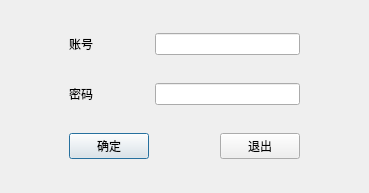
<?xml version="1.0" encoding="UTF-8"?>
<ui version="4.0">
 <class>TDialogLogin</class>
 <widget class="QDialog" name="TDialogLogin">
  <property name="geometry">
   <rect>
    <x>0</x>
    <y>0</y>
    <width>369</width>
    <height>193</height>
   </rect>
  </property>
  <property name="windowTitle">
   <string>Dialog</string>
  </property>
  <layout class="QGridLayout" name="gridLayout">
   <item row="1" column="1">
    <widget class="QLabel" name="label_2">
     <property name="text">
      <string>密码</string>
     </property>
    </widget>
   </item>
   <item row="2" column="4">
    <spacer name="horizontalSpacer_3">
     <property name="orientation">
      <enum>Qt::Horizontal</enum>
     </property>
     <property name="sizeHint" stdset="0">
      <size>
       <width>40</width>
       <height>20</height>
      </size>
     </property>
    </spacer>
   </item>
   <item row="2" column="0">
    <spacer name="horizontalSpacer_2">
     <property name="orientation">
      <enum>Qt::Horizontal</enum>
     </property>
     <property name="sizeHint" stdset="0">
      <size>
       <width>40</width>
       <height>20</height>
      </size>
     </property>
    </spacer>
   </item>
   <item row="2" column="2">
    <spacer name="horizontalSpacer">
     <property name="orientation">
      <enum>Qt::Horizontal</enum>
     </property>
     <property name="sizeHint" stdset="0">
      <size>
       <width>58</width>
       <height>20</height>
      </size>
     </property>
    </spacer>
   </item>
   <item row="0" column="1">
    <widget class="QLabel" name="label">
     <property name="text">
      <string>账号</string>
     </property>
    </widget>
   </item>
   <item row="0" column="2" colspan="2">
    <widget class="QLineEdit" name="editAccount"/>
   </item>
   <item row="1" column="2" colspan="2">
    <widget class="QLineEdit" name="editPassword"/>
   </item>
   <item row="2" column="1">
    <widget class="QPushButton" name="btnLogIn">
     <property name="text">
      <string>确定</string>
     </property>
    </widget>
   </item>
   <item row="2" column="3">
    <widget class="QPushButton" name="btnQuit">
     <property name="text">
      <string>退出</string>
     </property>
    </widget>
   </item>
  </layout>
 </widget>
 <resources/>
 <connections/>
</ui>
